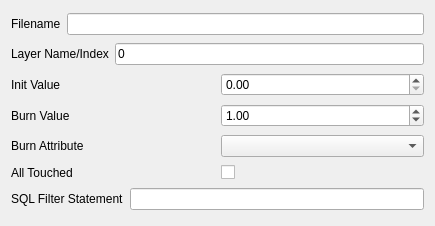
<?xml version="1.0" encoding="UTF-8"?>
<ui version="4.0">
 <class>Form</class>
 <widget class="QWidget" name="Form">
  <property name="geometry">
   <rect>
    <x>0</x>
    <y>0</y>
    <width>435</width>
    <height>226</height>
   </rect>
  </property>
  <property name="windowTitle">
   <string>Form</string>
  </property>
  <property name="layoutDirection">
   <enum>Qt::LeftToRight</enum>
  </property>
  <layout class="QVBoxLayout" name="verticalLayout">
   <item>
    <layout class="QHBoxLayout" name="horizontalLayout_2">
     <item>
      <widget class="QLabel" name="label_2">
       <property name="text">
        <string>Filename</string>
       </property>
      </widget>
     </item>
     <item>
      <widget class="QLineEdit" name="lineEdit_2"/>
     </item>
    </layout>
   </item>
   <item>
    <layout class="QHBoxLayout" name="horizontalLayout_3">
     <item>
      <widget class="QLabel" name="label_3">
       <property name="text">
        <string>Layer Name/Index</string>
       </property>
      </widget>
     </item>
     <item>
      <widget class="QLineEdit" name="lineEdit_3">
       <property name="text">
        <string>0</string>
       </property>
      </widget>
     </item>
    </layout>
   </item>
   <item>
    <layout class="QHBoxLayout" name="horizontalLayout_6">
     <item>
      <widget class="QLabel" name="label_6">
       <property name="text">
        <string>Init Value</string>
       </property>
      </widget>
     </item>
     <item>
      <widget class="QDoubleSpinBox" name="doubleSpinBox"/>
     </item>
    </layout>
   </item>
   <item>
    <layout class="QHBoxLayout" name="horizontalLayout_7">
     <item>
      <widget class="QLabel" name="label_7">
       <property name="text">
        <string>Burn Value</string>
       </property>
      </widget>
     </item>
     <item>
      <widget class="QDoubleSpinBox" name="doubleSpinBox_2">
       <property name="value">
        <double>1.000000000000000</double>
       </property>
      </widget>
     </item>
    </layout>
   </item>
   <item>
    <layout class="QHBoxLayout" name="horizontalLayout_8">
     <item>
      <widget class="QLabel" name="label_8">
       <property name="text">
        <string>Burn Attribute</string>
       </property>
      </widget>
     </item>
     <item>
      <widget class="QComboBox" name="comboBox">
       <property name="frame">
        <bool>true</bool>
       </property>
      </widget>
     </item>
    </layout>
   </item>
   <item>
    <layout class="QHBoxLayout" name="horizontalLayout_9">
     <item>
      <widget class="QLabel" name="label_9">
       <property name="text">
        <string>All Touched</string>
       </property>
      </widget>
     </item>
     <item>
      <widget class="QCheckBox" name="checkBox">
       <property name="text">
        <string/>
       </property>
      </widget>
     </item>
    </layout>
   </item>
   <item>
    <layout class="QHBoxLayout" name="horizontalLayout_4">
     <item>
      <widget class="QLabel" name="label_4">
       <property name="text">
        <string>SQL Filter Statement</string>
       </property>
      </widget>
     </item>
     <item>
      <widget class="QLineEdit" name="lineEdit_4"/>
     </item>
    </layout>
   </item>
  </layout>
  <zorder>layoutWidget</zorder>
  <zorder>layoutWidget_2</zorder>
  <zorder>layoutWidget_5</zorder>
  <zorder>label_5</zorder>
  <zorder>layoutWidget_6</zorder>
  <zorder>layoutWidget_7</zorder>
  <zorder>layoutWidget_8</zorder>
  <zorder>layoutWidget_3</zorder>
 </widget>
 <resources/>
 <connections/>
</ui>
